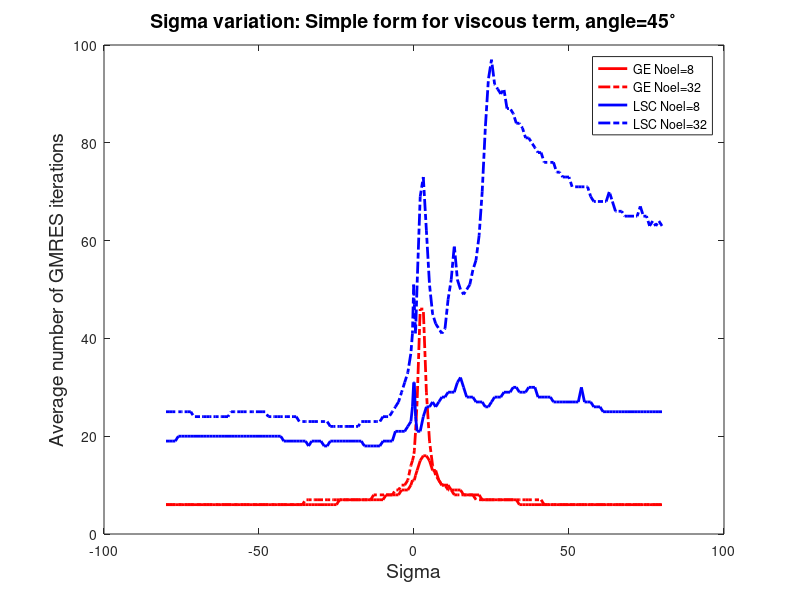
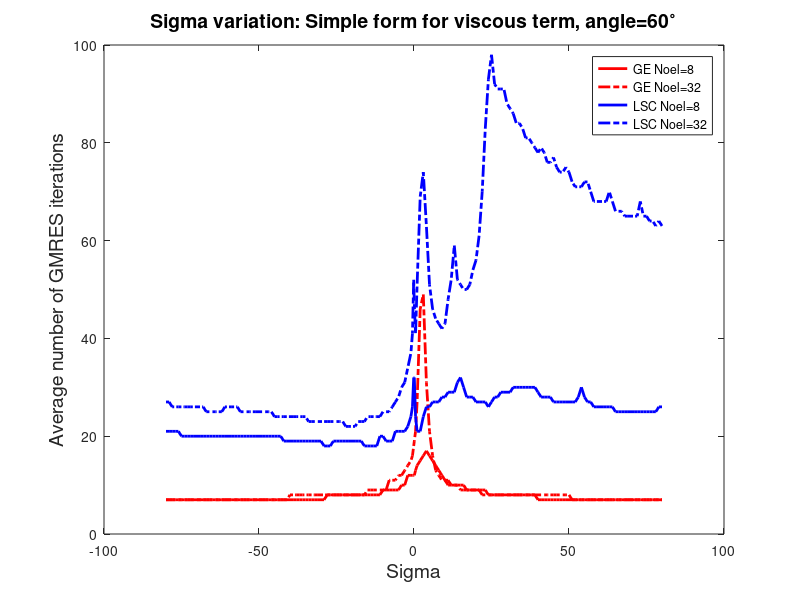

MATLAB code to generate these figures, in order:
sigmavar=[	-80	-79	-78	-77	-76	-75	-74	-73	-72	-71	-70	-69	-68	-67	-66	-65	-64	-63	-62	-61	-60	-59	-58	-57	-56	-55	-54	-53	-52	-51	-50	-49	-48	-47	-46	-45	-44	-43	-42	-41	-40	-39	-38	-37	-36	-35	-34	-33	-32	-31	-30	-29	-28	-27	-26	-25	-24	-23	-22	-21	-20	-19	-18	-17	-16	-15	-14	-13	-12	-11	-10	-9	-8	-7	-6	-5	-4	-3	-2	-1	-0.5	-0.1	0.1	0.5	1	2	3	4	5	6	7	8	9	10	11	12	13	14	15	16	17	18	19	20	21	22	23	24	25	26	27	28	29	30	31	32	33	34	35	36	37	38	39	40	41	42	43	44	45	46	47	48	49	50	51	52	53	54	55	56	57	58	59	60	61	62	63	64	65	66	67	68	69	70	71	72	73	74	75	76	77	78	79	80	];

GEAng30Rey0Noel8=[	7	7	7	7	7	7	7	7	7	7	7	7	7	7	7	7	7	7	7	7	7	7	7	7	7	7	7	7	7	7	7	7	7	7	7	7	7	7	7	7	7	7	7	7	7	7	7	7	7	7	7	7	7	7	7	7	7	7	7	7	7	8	8	8	8	8	8	8	8	8	8	9	9	9	9	9	10	10	11	12	13	13	13	14	15	16	17	15	14	12	11	11	11	10	10	9	9	9	9	8	8	8	8	8	8	8	8	8	8	8	8	7	7	7	7	7	7	7	7	7	7	7	7	7	7	7	7	7	7	7	7	7	7	7	7	7	7	7	7	7	7	7	7	7	7	7	7	7	7	7	7	7	7	7	7	7	7	7	7	7	7	7	7	7	];
GEAng30Rey0Noel32=[	7	7	7	7	7	7	7	7	7	7	7	7	7	7	7	7	7	7	7	7	7	7	7	7	7	7	7	7	7	7	7	7	7	7	7	7	8	8	8	8	8	8	8	8	8	8	8	8	8	8	8	8	8	8	8	8	8	8	8	8	8	9	9	9	9	9	9	9	9	9	11	11	11	11	12	12	13	14	15	17	19	21	22	25	34	44	46	26	21	15	13	12	12	11	11	10	10	10	10	9	9	9	9	9	9	9	9	9	9	8	8	8	8	8	8	8	8	8	8	8	8	8	8	8	8	8	8	8	8	8	8	8	8	7	7	7	7	7	7	7	7	7	7	7	7	7	7	7	7	7	7	7	7	7	7	7	7	7	7	7	7	7	7	7	];
GEAng30Rey200Noel8=[	7	7	7	7	7	7	7	7	7	7	7	7	7	7	7	7	7	7	7	7	7	7	7	7	7	7	7	7	7	7	7	7	7	7	7	7	7	7	7	7	7	7	7	7	7	7	7	7	7	7	7	7	8	8	8	8	8	8	8	8	8	8	8	8	8	8	8	8	8	8	9	9	9	9	9	9	10	10	12	12	12	12	12	13	14	15	16	17	16	15	14	13	12	11	11	10	10	10	10	10	9	9	9	9	9	9	9	8	8	8	8	8	8	8	8	8	8	8	8	8	8	8	8	7	7	7	7	7	7	7	7	7	7	7	7	7	7	7	7	7	7	7	7	7	7	7	7	7	7	7	7	7	7	7	7	7	7	7	7	7	7	7	7	7	];
GEAng30Rey200Noel32=[	7	7	7	7	7	7	7	7	7	7	7	7	7	7	7	7	7	7	7	7	7	7	7	7	7	7	7	7	7	7	7	7	7	7	7	7	7	7	7	7	8	8	8	8	8	8	8	8	8	8	8	8	8	8	8	8	8	8	8	8	8	8	8	8	8	9	9	9	9	9	9	9	11	11	11	12	12	13	14	15	16	18	19	21	27	46	49	31	21	16	13	12	11	11	10	10	10	10	9	9	9	9	9	9	9	8	8	8	8	8	8	8	8	8	8	8	8	8	8	8	8	8	8	8	8	8	8	8	8	8	8	8	8	8	7	7	7	7	7	7	7	7	7	7	7	7	7	7	7	7	7	7	7	7	7	7	7	7	7	7	7	7	7	7	];
GEAng45Rey0Noel8=[	6	6	6	6	6	6	6	6	6	6	6	6	6	6	6	6	6	6	6	6	6	6	6	6	6	6	6	6	6	6	6	6	6	6	6	6	6	6	6	6	6	6	6	6	6	6	6	6	6	6	6	6	6	6	6	6	6	6	6	6	6	6	6	6	7	7	7	7	7	7	7	7	8	8	8	8	8	9	10	10	11	12	12	13	14	16	16	14	13	11	10	10	9	9	8	8	8	8	7	7	7	7	7	7	7	7	7	6	6	6	6	6	6	6	6	6	6	6	6	6	6	6	6	6	6	6	6	6	6	6	6	6	6	6	6	6	6	6	6	6	6	6	6	6	6	6	6	6	6	6	6	6	6	6	6	6	6	6	6	6	6	6	6	6	];
GEAng45Rey0Noel32=[	6	6	6	6	6	6	6	6	6	6	6	6	6	6	6	6	6	6	6	6	6	6	6	6	6	6	6	6	6	6	6	6	6	6	6	6	6	6	6	6	6	6	6	6	6	7	7	7	7	7	7	7	7	7	7	7	7	7	7	7	7	7	7	7	8	8	8	8	8	8	8	9	9	9	9	10	10	11	12	16	18	19	20	24	33	44	45	25	17	14	12	11	10	10	9	9	9	8	8	8	8	8	8	8	8	7	7	7	7	7	7	7	7	7	7	7	7	7	7	7	7	7	7	7	6	6	6	6	6	6	6	6	6	6	6	6	6	6	6	6	6	6	6	6	6	6	6	6	6	6	6	6	6	6	6	6	6	6	6	6	6	6	6	6	];
GEAng45Rey200Noel8=[	6	6	6	6	6	6	6	6	6	6	6	6	6	6	6	6	6	6	6	6	6	6	6	6	6	6	6	6	6	6	6	6	6	6	6	6	6	6	6	6	6	6	6	6	6	6	6	6	6	6	6	6	6	6	6	6	7	7	7	7	7	7	7	7	7	7	7	7	7	7	7	8	8	8	8	8	9	9	9	10	11	11	11	12	13	15	16	16	15	13	13	11	10	10	10	9	9	9	9	8	8	8	8	8	8	7	7	7	7	7	7	7	7	7	7	7	7	6	6	6	6	6	6	6	6	6	6	6	6	6	6	6	6	6	6	6	6	6	6	6	6	6	6	6	6	6	6	6	6	6	6	6	6	6	6	6	6	6	6	6	6	6	6	6	];
GEAng45Rey200Noel32=[	6	6	6	6	6	6	6	6	6	6	6	6	6	6	6	6	6	6	6	6	6	6	6	6	6	6	6	6	6	6	6	6	6	6	6	6	6	6	6	6	6	6	6	6	6	7	7	7	7	7	7	7	7	7	7	7	7	7	7	7	7	7	7	7	7	7	7	8	8	8	8	8	8	8	9	9	10	10	11	14	15	16	17	21	27	46	46	29	19	14	12	11	10	10	9	9	8	8	8	8	8	8	8	7	7	7	7	7	7	7	7	7	7	7	7	7	7	7	7	7	7	7	7	7	7	6	6	6	6	6	6	6	6	6	6	6	6	6	6	6	6	6	6	6	6	6	6	6	6	6	6	6	6	6	6	6	6	6	6	6	6	6	6	6	];
LSCAng30Rey0Noel8=[	19	19	19	19	19	19	19	19	19	19	19	18	18	18	18	18	18	18	18	18	18	18	18	18	18	18	18	18	18	18	18	18	19	19	19	19	18	19	19	18	18	18	18	18	18	18	18	17	17	17	17	17	17	17	17	17	17	17	16	16	16	16	17	17	17	17	17	17	17	17	18	18	18	18	19	19	20	21	21	23	24	31	32	27	24	27	29	30	31	31	30	31	31	30	31	33	34	32	30	30	29	29	29	29	29	30	30	30	30	30	30	31	29	29	29	29	29	29	29	29	29	30	28	27	27	27	27	27	27	27	27	27	27	27	26	26	26	26	26	26	26	26	26	26	28	29	28	26	26	26	26	26	26	26	26	26	26	24	24	24	24	24	24	24	];
LSCAng30Rey0Noel32=[	24	24	24	24	24	24	24	24	24	24	24	24	24	24	24	24	23	23	23	23	23	23	23	23	23	23	23	23	23	23	23	23	23	22	22	22	22	22	22	23	23	23	23	23	23	23	23	23	23	23	23	23	23	23	23	23	23	23	23	23	24	24	24	24	24	24	24	24	24	26	26	26	26	28	28	29	30	31	35	41	45	55	55	52	59	73	73	63	54	48	45	45	47	49	51	56	61	55	55	54	55	58	61	67	79	95	96	95	93	91	91	89	88	89	85	87	83	83	82	80	80	79	77	77	79	77	75	75	76	74	72	72	72	71	75	71	70	69	69	69	69	70	68	66	66	66	66	66	66	68	66	64	63	63	63	63	64	64	64	64	66	64	64	62	];
LSCAng30Rey200Noel8=[	21	21	21	21	21	20	20	20	20	20	20	20	20	20	20	20	20	20	20	20	20	20	20	20	20	20	20	20	20	20	20	20	20	20	20	20	20	20	19	19	19	19	19	19	19	19	19	19	19	19	19	18	18	18	19	19	19	19	19	19	19	19	19	19	18	18	18	18	18	20	20	19	19	19	21	21	21	21	22	24	26	32	32	24	21	21	24	26	26	27	27	27	28	28	29	29	29	31	32	30	28	28	28	27	27	27	27	26	27	28	28	29	29	29	29	30	30	30	30	30	30	30	30	29	28	28	28	28	27	27	27	27	27	27	27	27	28	30	28	27	27	26	26	26	26	26	26	26	25	25	25	25	25	25	25	25	25	25	25	25	25	25	26	26	];
LSCAng30Rey200Noel32=[	27	27	26	26	26	26	26	26	26	26	26	26	26	25	25	25	25	25	25	26	26	26	26	26	25	25	25	25	25	25	25	25	25	25	25	24	24	24	24	24	24	24	24	24	24	24	23	23	23	23	23	23	23	23	23	23	23	23	22	22	22	22	23	23	23	24	24	24	24	24	25	25	25	26	27	28	30	31	34	37	41	52	47	41	51	69	74	63	51	46	44	43	42	43	48	52	59	52	51	50	50	51	54	56	61	70	83	93	98	92	91	91	91	88	87	86	84	84	83	81	81	80	79	78	79	78	76	76	77	75	74	74	75	74	72	71	71	71	72	72	70	68	68	68	68	68	70	68	66	66	66	65	65	65	65	65	68	65	65	64	64	63	64	63	];
LSCAng45Rey0Noel8=[	19	19	19	19	19	19	19	19	19	19	19	19	18	18	18	18	18	18	18	18	18	18	18	18	18	18	18	18	18	18	18	18	18	18	17	17	19	18	17	18	18	18	18	18	18	18	18	17	17	17	17	17	17	17	17	17	17	17	16	16	16	16	17	17	17	17	17	17	17	17	17	18	18	18	19	19	20	21	21	23	24	31	32	27	24	27	29	30	30	31	30	31	31	30	31	33	34	32	30	30	29	29	29	29	29	30	30	30	30	30	30	31	29	29	29	29	29	29	29	29	29	30	28	27	27	27	27	27	27	27	27	27	27	27	26	26	26	26	26	26	26	26	26	26	28	29	28	26	26	26	26	26	26	26	26	26	24	24	24	24	24	24	24	24	];
LSCAng45Rey0Noel32=[	24	24	24	24	24	24	24	24	24	24	24	24	24	24	24	24	23	23	23	23	23	23	23	23	23	23	23	23	23	23	23	22	23	23	22	22	22	22	22	23	23	23	23	23	23	23	23	22	22	22	22	23	23	23	23	23	23	23	23	23	24	24	24	24	24	24	24	24	24	26	26	26	26	28	28	29	30	32	35	40	45	55	56	52	58	73	73	63	53	48	45	45	47	49	51	56	61	55	55	54	55	58	61	67	79	95	96	95	93	91	91	89	88	89	85	87	83	83	82	80	80	79	77	77	79	77	75	75	76	74	72	72	72	71	75	71	70	69	69	69	69	70	68	66	66	66	66	66	66	68	66	65	63	63	63	63	64	64	64	64	66	65	64	62	];
LSCAng45Rey200Noel8=[	19	19	19	19	20	20	20	20	20	20	20	20	20	20	20	20	20	20	20	20	20	20	20	20	20	20	20	20	20	20	20	20	20	20	20	20	20	20	19	19	19	19	19	19	19	19	18	19	19	19	19	18	18	19	19	19	19	19	19	19	19	19	19	19	18	18	18	18	18	18	19	19	19	19	21	21	21	21	22	23	26	31	31	24	21	21	24	26	26	27	26	27	28	28	29	29	29	31	32	30	28	28	28	27	27	27	26	26	27	28	28	28	29	29	29	30	30	29	29	29	30	30	30	28	28	28	28	28	27	27	27	27	27	27	27	27	27	30	27	27	27	26	26	26	25	25	25	25	25	25	25	25	25	25	25	25	25	25	25	25	25	25	25	25	];
LSCAng45Rey200Noel32=[	25	25	25	25	25	25	25	25	25	24	24	24	24	24	24	24	24	24	24	24	24	25	25	25	25	25	25	25	25	25	25	25	25	24	24	24	24	24	24	24	24	24	24	23	23	23	23	23	23	23	23	23	23	22	22	22	22	22	22	22	22	22	22	23	23	23	23	23	23	23	24	24	24	25	26	27	29	31	33	37	41	51	47	41	51	69	73	62	51	45	43	42	41	42	48	52	59	52	50	49	50	51	54	56	61	70	83	93	97	92	91	90	91	87	87	86	84	84	83	81	81	80	79	78	78	76	76	76	76	74	74	73	73	73	71	71	71	71	71	71	69	68	68	68	68	68	70	68	66	66	66	65	65	65	65	65	67	65	65	63	64	63	64	63	];

figure(1)
h=plot(sigmavar,GEAng45Rey200Noel8,'-r', sigmavar, GEAng45Rey200Noel32,'-.r',...
       sigmavar,LSCAng45Rey200Noel8,'-b', sigmavar, LSCAng45Rey200Noel32,'-.b');
legend('GE Noel=8','GE Noel=32',...
       'LSC Noel=8','LSC Noel=32',...
       'Location','Best') %'EastOutside'
title({'Sigma variation: Simple form for viscous term, angle=45^\circ'}, 'FontSize',14)
xlabel('Sigma', 'FontSize',14); 
ylabel('Average number of GMRES iterations', 'FontSize',14);
set(h,'markersize',2);
set(h,'LineWidth',2);
print(gcf, '-r300','-dpng', 'sigma_SimAng45Rey200.png');

figure(2)
h=plot(sigmavar,GEAng30Rey200Noel8,'-r', sigmavar, GEAng30Rey200Noel32,'-.r',...
       sigmavar,LSCAng30Rey200Noel8,'-b', sigmavar, LSCAng30Rey200Noel32,'-.b');
legend('GE Noel=8','GE Noel=32',...
       'LSC Noel=8','LSC Noel=32',...
       'Location','Best') %'EastOutside'
title({'Sigma variation: Simple form for viscous term, angle=60^\circ'}, 'FontSize',14)
xlabel('Sigma', 'FontSize',14); 
ylabel('Average number of GMRES iterations', 'FontSize',14);
set(h,'markersize',2);
set(h,'LineWidth',2);
print(gcf, '-r300','-dpng', 'sigma_SimAng60Rey200.png');
